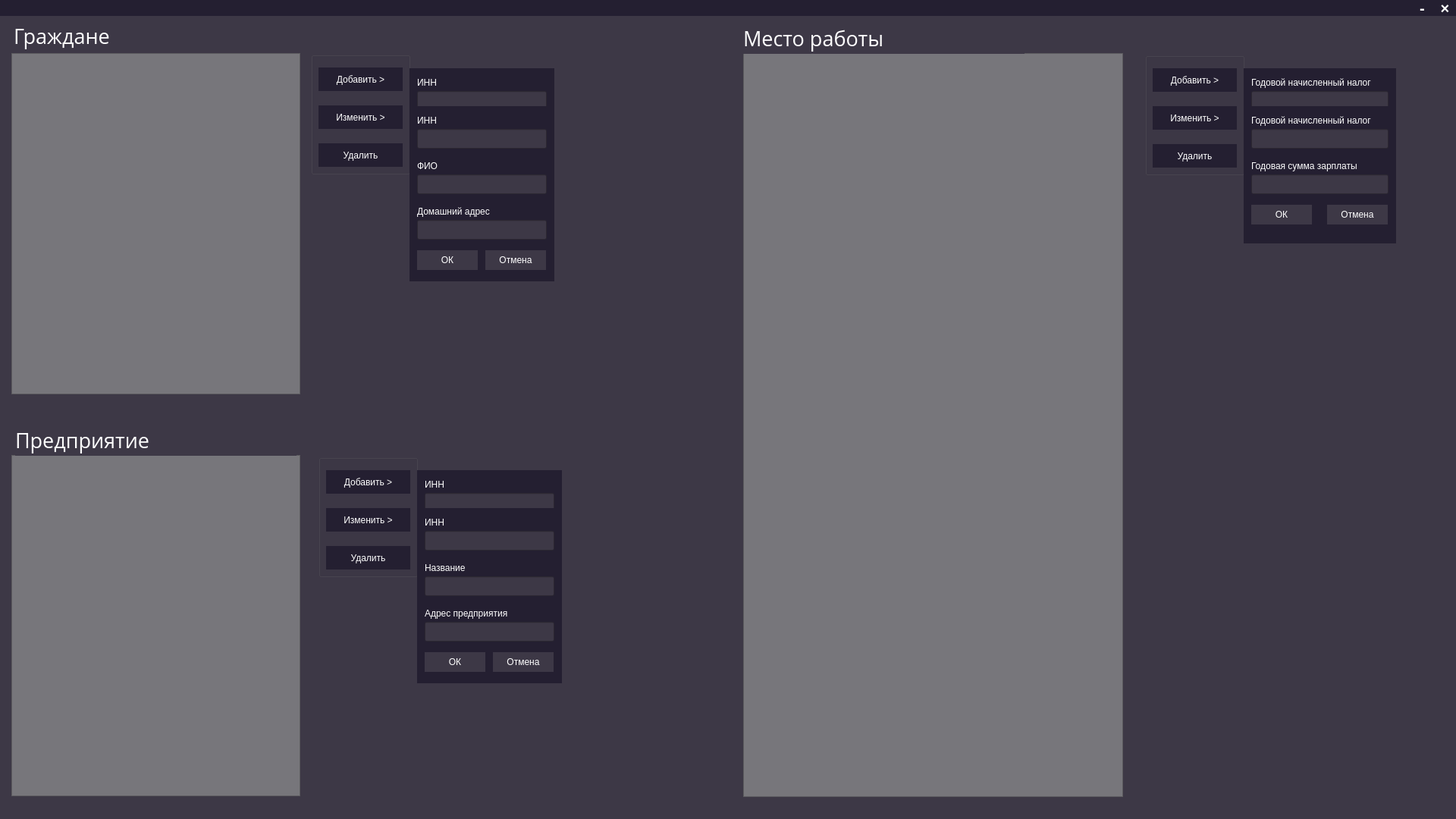
<?xml version="1.0" encoding="UTF-8"?>
<ui version="4.0">
 <class>MainWindow</class>
 <widget class="QMainWindow" name="MainWindow">
  <property name="geometry">
   <rect>
    <x>0</x>
    <y>0</y>
    <width>1920</width>
    <height>1080</height>
   </rect>
  </property>
  <property name="font">
   <font>
    <family>Open Sans</family>
   </font>
  </property>
  <property name="windowTitle">
   <string>MainWindow</string>
  </property>
  <property name="styleSheet">
   <string notr="true">
	background-color: rgb(61, 56, 70);
</string>
  </property>
  <widget class="QWidget" name="centralwidget">
   <widget class="QTableView" name="tableView">
    <property name="geometry">
     <rect>
      <x>15</x>
      <y>70</y>
      <width>381</width>
      <height>450</height>
     </rect>
    </property>
    <property name="styleSheet">
     <string notr="true">background-color: rgb(119, 118, 123);</string>
    </property>
   </widget>
   <widget class="QTableView" name="tableView_2">
    <property name="geometry">
     <rect>
      <x>15</x>
      <y>600</y>
      <width>381</width>
      <height>450</height>
     </rect>
    </property>
    <property name="styleSheet">
     <string notr="true">background-color: rgb(119, 118, 123);</string>
    </property>
   </widget>
   <widget class="QTableView" name="tableView_3">
    <property name="geometry">
     <rect>
      <x>980</x>
      <y>70</y>
      <width>501</width>
      <height>981</height>
     </rect>
    </property>
    <property name="styleSheet">
     <string notr="true">background-color: rgb(119, 118, 123);</string>
    </property>
   </widget>
   <widget class="QLabel" name="label">
    <property name="geometry">
     <rect>
      <x>0</x>
      <y>0</y>
      <width>1921</width>
      <height>21</height>
     </rect>
    </property>
    <property name="styleSheet">
     <string notr="true">background-color: rgb(36, 31, 49);</string>
    </property>
    <property name="text">
     <string/>
    </property>
   </widget>
   <widget class="QPushButton" name="close_btn">
    <property name="geometry">
     <rect>
      <x>1890</x>
      <y>0</y>
      <width>31</width>
      <height>21</height>
     </rect>
    </property>
    <property name="font">
     <font>
      <pointsize>15</pointsize>
      <weight>75</weight>
      <bold>true</bold>
     </font>
    </property>
    <property name="styleSheet">
     <string notr="true">QPushButton{
	background-color: rgba(255, 255, 255, 0);
	border: none;
	color: white;
}
QPushButton::hover{
	background-color: rgb(119, 118, 123);
}</string>
    </property>
    <property name="text">
     <string>×</string>
    </property>
   </widget>
   <widget class="QPushButton" name="minimize_btn">
    <property name="geometry">
     <rect>
      <x>1860</x>
      <y>0</y>
      <width>31</width>
      <height>21</height>
     </rect>
    </property>
    <property name="font">
     <font>
      <pointsize>15</pointsize>
      <weight>75</weight>
      <bold>true</bold>
     </font>
    </property>
    <property name="styleSheet">
     <string notr="true">QPushButton{
	background-color: rgba(255, 255, 255, 0);
	border: none;
	color: white;
}
QPushButton::hover{
	background-color: rgb(119, 118, 123);
}</string>
    </property>
    <property name="text">
     <string>-</string>
    </property>
   </widget>
   <widget class="QLabel" name="label_2">
    <property name="geometry">
     <rect>
      <x>18</x>
      <y>27</y>
      <width>371</width>
      <height>41</height>
     </rect>
    </property>
    <property name="font">
     <font>
      <family>Open Sans</family>
      <pointsize>20</pointsize>
     </font>
    </property>
    <property name="styleSheet">
     <string notr="true">color: rgb(255, 255, 255);</string>
    </property>
    <property name="text">
     <string>Граждане</string>
    </property>
   </widget>
   <widget class="QLabel" name="label_3">
    <property name="geometry">
     <rect>
      <x>980</x>
      <y>30</y>
      <width>371</width>
      <height>41</height>
     </rect>
    </property>
    <property name="font">
     <font>
      <family>Open Sans</family>
      <pointsize>20</pointsize>
     </font>
    </property>
    <property name="styleSheet">
     <string notr="true">color: rgb(255, 255, 255);</string>
    </property>
    <property name="text">
     <string>Место работы</string>
    </property>
   </widget>
   <widget class="QLabel" name="label_4">
    <property name="geometry">
     <rect>
      <x>20</x>
      <y>560</y>
      <width>371</width>
      <height>41</height>
     </rect>
    </property>
    <property name="font">
     <font>
      <family>Open Sans</family>
      <pointsize>20</pointsize>
     </font>
    </property>
    <property name="styleSheet">
     <string notr="true">color: rgb(255, 255, 255);</string>
    </property>
    <property name="text">
     <string>Предприятие</string>
    </property>
   </widget>
   <widget class="QLabel" name="label_5">
    <property name="geometry">
     <rect>
      <x>150</x>
      <y>27</y>
      <width>41</width>
      <height>41</height>
     </rect>
    </property>
    <property name="styleSheet">
     <string notr="true">image: url(images/citizen); </string>
    </property>
    <property name="text">
     <string/>
    </property>
   </widget>
   <widget class="QLabel" name="label_6">
    <property name="geometry">
     <rect>
      <x>1170</x>
      <y>30</y>
      <width>41</width>
      <height>41</height>
     </rect>
    </property>
    <property name="styleSheet">
     <string notr="true">image: url(images/work); </string>
    </property>
    <property name="text">
     <string/>
    </property>
   </widget>
   <widget class="QLabel" name="label_7">
    <property name="geometry">
     <rect>
      <x>200</x>
      <y>560</y>
      <width>41</width>
      <height>41</height>
     </rect>
    </property>
    <property name="styleSheet">
     <string notr="true">image: url(images/company); </string>
    </property>
    <property name="text">
     <string/>
    </property>
   </widget>
   <widget class="QGroupBox" name="groupBox">
    <property name="geometry">
     <rect>
      <x>410</x>
      <y>69</y>
      <width>131</width>
      <height>161</height>
     </rect>
    </property>
    <property name="title">
     <string/>
    </property>
    <widget class="QPushButton" name="add">
     <property name="geometry">
      <rect>
       <x>10</x>
       <y>20</y>
       <width>111</width>
       <height>31</height>
      </rect>
     </property>
     <property name="cursor">
      <cursorShape>PointingHandCursor</cursorShape>
     </property>
     <property name="styleSheet">
      <string notr="true">QPushButton{
	
	background-color: rgb(36, 31, 49);
	border: none;
	color: white;
}
QPushButton::hover{
	background-color: rgb(119, 118, 123);
}</string>
     </property>
     <property name="text">
      <string>Добавить &gt;</string>
     </property>
    </widget>
    <widget class="QPushButton" name="change">
     <property name="geometry">
      <rect>
       <x>10</x>
       <y>70</y>
       <width>111</width>
       <height>31</height>
      </rect>
     </property>
     <property name="cursor">
      <cursorShape>PointingHandCursor</cursorShape>
     </property>
     <property name="styleSheet">
      <string notr="true">QPushButton{
	
	background-color: rgb(36, 31, 49);
	border: none;
	color: white;
}
QPushButton::hover{
	background-color: rgb(119, 118, 123);
}</string>
     </property>
     <property name="text">
      <string>Изменить &gt;</string>
     </property>
    </widget>
    <widget class="QPushButton" name="delete_2">
     <property name="geometry">
      <rect>
       <x>10</x>
       <y>120</y>
       <width>111</width>
       <height>31</height>
      </rect>
     </property>
     <property name="cursor">
      <cursorShape>PointingHandCursor</cursorShape>
     </property>
     <property name="styleSheet">
      <string notr="true">QPushButton{
	
	background-color: rgb(36, 31, 49);
	border: none;
	color: white;
}
QPushButton::hover{
	background-color: rgb(119, 118, 123);
}</string>
     </property>
     <property name="text">
      <string>Удалить</string>
     </property>
    </widget>
   </widget>
   <widget class="QGroupBox" name="groupBox_2">
    <property name="geometry">
     <rect>
      <x>420</x>
      <y>600</y>
      <width>131</width>
      <height>161</height>
     </rect>
    </property>
    <property name="title">
     <string/>
    </property>
    <widget class="QPushButton" name="add_2">
     <property name="geometry">
      <rect>
       <x>10</x>
       <y>20</y>
       <width>111</width>
       <height>31</height>
      </rect>
     </property>
     <property name="styleSheet">
      <string notr="true">QPushButton{
	
	background-color: rgb(36, 31, 49);
	border: none;
	color: white;
}
QPushButton::hover{
	background-color: rgb(119, 118, 123);
}</string>
     </property>
     <property name="text">
      <string>Добавить &gt;</string>
     </property>
    </widget>
    <widget class="QPushButton" name="change_2">
     <property name="geometry">
      <rect>
       <x>10</x>
       <y>70</y>
       <width>111</width>
       <height>31</height>
      </rect>
     </property>
     <property name="styleSheet">
      <string notr="true">QPushButton{
	
	background-color: rgb(36, 31, 49);
	border: none;
	color: white;
}
QPushButton::hover{
	background-color: rgb(119, 118, 123);
}</string>
     </property>
     <property name="text">
      <string>Изменить &gt;</string>
     </property>
    </widget>
    <widget class="QPushButton" name="delete_3">
     <property name="geometry">
      <rect>
       <x>10</x>
       <y>120</y>
       <width>111</width>
       <height>31</height>
      </rect>
     </property>
     <property name="styleSheet">
      <string notr="true">QPushButton{
	
	background-color: rgb(36, 31, 49);
	border: none;
	color: white;
}
QPushButton::hover{
	background-color: rgb(119, 118, 123);
}</string>
     </property>
     <property name="text">
      <string>Удалить</string>
     </property>
    </widget>
   </widget>
   <widget class="QGroupBox" name="groupBox_3">
    <property name="geometry">
     <rect>
      <x>1510</x>
      <y>70</y>
      <width>131</width>
      <height>161</height>
     </rect>
    </property>
    <property name="title">
     <string/>
    </property>
    <widget class="QPushButton" name="add_3">
     <property name="geometry">
      <rect>
       <x>10</x>
       <y>20</y>
       <width>111</width>
       <height>31</height>
      </rect>
     </property>
     <property name="styleSheet">
      <string notr="true">QPushButton{
	
	background-color: rgb(36, 31, 49);
	border: none;
	color: white;
}
QPushButton::hover{
	background-color: rgb(119, 118, 123);
}</string>
     </property>
     <property name="text">
      <string>Добавить &gt;</string>
     </property>
    </widget>
    <widget class="QPushButton" name="change_3">
     <property name="geometry">
      <rect>
       <x>10</x>
       <y>70</y>
       <width>111</width>
       <height>31</height>
      </rect>
     </property>
     <property name="styleSheet">
      <string notr="true">QPushButton{
	
	background-color: rgb(36, 31, 49);
	border: none;
	color: white;
}
QPushButton::hover{
	background-color: rgb(119, 118, 123);
}</string>
     </property>
     <property name="text">
      <string>Изменить &gt;</string>
     </property>
    </widget>
    <widget class="QPushButton" name="delete_4">
     <property name="geometry">
      <rect>
       <x>10</x>
       <y>120</y>
       <width>111</width>
       <height>31</height>
      </rect>
     </property>
     <property name="styleSheet">
      <string notr="true">QPushButton{
	
	background-color: rgb(36, 31, 49);
	border: none;
	color: white;
}
QPushButton::hover{
	background-color: rgb(119, 118, 123);
}</string>
     </property>
     <property name="text">
      <string>Удалить</string>
     </property>
    </widget>
   </widget>
   <widget class="QGroupBox" name="groupBox_create">
    <property name="geometry">
     <rect>
      <x>540</x>
      <y>90</y>
      <width>191</width>
      <height>231</height>
     </rect>
    </property>
    <property name="styleSheet">
     <string notr="true">QGroupBox{
	background-color: rgb(36, 31, 49);
	border: none;
}</string>
    </property>
    <property name="title">
     <string/>
    </property>
    <widget class="QLineEdit" name="inn_line">
     <property name="geometry">
      <rect>
       <x>10</x>
       <y>30</y>
       <width>171</width>
       <height>26</height>
      </rect>
     </property>
     <property name="styleSheet">
      <string notr="true">color: rgb(255, 255, 255);</string>
     </property>
    </widget>
    <widget class="QLineEdit" name="fio_line">
     <property name="geometry">
      <rect>
       <x>10</x>
       <y>90</y>
       <width>171</width>
       <height>26</height>
      </rect>
     </property>
     <property name="styleSheet">
      <string notr="true">color: rgb(255, 255, 255);</string>
     </property>
    </widget>
    <widget class="QLineEdit" name="address_line">
     <property name="geometry">
      <rect>
       <x>10</x>
       <y>150</y>
       <width>171</width>
       <height>26</height>
      </rect>
     </property>
     <property name="styleSheet">
      <string notr="true">color: rgb(255, 255, 255);</string>
     </property>
    </widget>
    <widget class="QPushButton" name="ok">
     <property name="geometry">
      <rect>
       <x>10</x>
       <y>190</y>
       <width>80</width>
       <height>26</height>
      </rect>
     </property>
     <property name="styleSheet">
      <string notr="true">QPushButton{
	
	
	
	
	background-color: rgb(61, 56, 70);
	border: none;
	color: white;
}
QPushButton::hover{
	background-color: rgb(119, 118, 123);
}</string>
     </property>
     <property name="text">
      <string>ОК</string>
     </property>
    </widget>
    <widget class="QPushButton" name="cancel">
     <property name="geometry">
      <rect>
       <x>100</x>
       <y>190</y>
       <width>80</width>
       <height>26</height>
      </rect>
     </property>
     <property name="styleSheet">
      <string notr="true">QPushButton{
	
	
	
	
	background-color: rgb(61, 56, 70);
	border: none;
	color: white;
}
QPushButton::hover{
	background-color: rgb(119, 118, 123);
}</string>
     </property>
     <property name="text">
      <string>Отмена</string>
     </property>
    </widget>
    <widget class="QLabel" name="label_8">
     <property name="geometry">
      <rect>
       <x>10</x>
       <y>10</y>
       <width>59</width>
       <height>18</height>
      </rect>
     </property>
     <property name="styleSheet">
      <string notr="true">color: rgb(255, 255, 255);
background-color: rgba(255, 255, 255, 0);</string>
     </property>
     <property name="text">
      <string>ИНН</string>
     </property>
    </widget>
    <widget class="QLabel" name="label_9">
     <property name="geometry">
      <rect>
       <x>10</x>
       <y>70</y>
       <width>59</width>
       <height>18</height>
      </rect>
     </property>
     <property name="styleSheet">
      <string notr="true">color: rgb(255, 255, 255);
background-color: rgba(255, 255, 255, 0);</string>
     </property>
     <property name="text">
      <string>ФИО</string>
     </property>
    </widget>
    <widget class="QLabel" name="label_10">
     <property name="geometry">
      <rect>
       <x>10</x>
       <y>130</y>
       <width>111</width>
       <height>18</height>
      </rect>
     </property>
     <property name="styleSheet">
      <string notr="true">color: rgb(255, 255, 255);
background-color: rgba(255, 255, 255, 0);</string>
     </property>
     <property name="text">
      <string>Домашний адрес</string>
     </property>
    </widget>
   </widget>
   <widget class="QGroupBox" name="groupBox_change">
    <property name="geometry">
     <rect>
      <x>540</x>
      <y>140</y>
      <width>191</width>
      <height>231</height>
     </rect>
    </property>
    <property name="styleSheet">
     <string notr="true">QGroupBox{
	background-color: rgb(36, 31, 49);
	border: none;
}
QLabel{
	
	background-color: rgba(255, 255, 255, 0);
}
QPushButton{
	
	background-color: rgb(61, 56, 70);
}</string>
    </property>
    <property name="title">
     <string/>
    </property>
    <widget class="QLineEdit" name="inn_line_change">
     <property name="geometry">
      <rect>
       <x>10</x>
       <y>30</y>
       <width>171</width>
       <height>26</height>
      </rect>
     </property>
     <property name="styleSheet">
      <string notr="true">color: rgb(255, 255, 255);</string>
     </property>
    </widget>
    <widget class="QLineEdit" name="fio_line_change">
     <property name="geometry">
      <rect>
       <x>10</x>
       <y>90</y>
       <width>171</width>
       <height>26</height>
      </rect>
     </property>
     <property name="styleSheet">
      <string notr="true">color: rgb(255, 255, 255);</string>
     </property>
    </widget>
    <widget class="QLineEdit" name="address_line_change">
     <property name="geometry">
      <rect>
       <x>10</x>
       <y>150</y>
       <width>171</width>
       <height>26</height>
      </rect>
     </property>
     <property name="styleSheet">
      <string notr="true">color: rgb(255, 255, 255);</string>
     </property>
    </widget>
    <widget class="QPushButton" name="ok_change">
     <property name="geometry">
      <rect>
       <x>10</x>
       <y>190</y>
       <width>80</width>
       <height>26</height>
      </rect>
     </property>
     <property name="styleSheet">
      <string notr="true">QPushButton{
	
	
	background-color: rgb(61, 56, 70);
	border: none;
	color: white;
}
QPushButton::hover{
	background-color: rgb(119, 118, 123);
}</string>
     </property>
     <property name="text">
      <string>ОК</string>
     </property>
    </widget>
    <widget class="QPushButton" name="cancel_change">
     <property name="geometry">
      <rect>
       <x>100</x>
       <y>190</y>
       <width>80</width>
       <height>26</height>
      </rect>
     </property>
     <property name="styleSheet">
      <string notr="true">QPushButton{
	
	
	background-color: rgb(61, 56, 70);
	border: none;
	color: white;
}
QPushButton::hover{
	background-color: rgb(119, 118, 123);
}</string>
     </property>
     <property name="text">
      <string>Отмена</string>
     </property>
    </widget>
    <widget class="QLabel" name="label_17">
     <property name="geometry">
      <rect>
       <x>10</x>
       <y>10</y>
       <width>59</width>
       <height>18</height>
      </rect>
     </property>
     <property name="styleSheet">
      <string notr="true">color: rgb(255, 255, 255);</string>
     </property>
     <property name="text">
      <string>ИНН</string>
     </property>
    </widget>
    <widget class="QLabel" name="label_18">
     <property name="geometry">
      <rect>
       <x>10</x>
       <y>70</y>
       <width>59</width>
       <height>18</height>
      </rect>
     </property>
     <property name="styleSheet">
      <string notr="true">color: rgb(255, 255, 255);</string>
     </property>
     <property name="text">
      <string>ФИО</string>
     </property>
    </widget>
    <widget class="QLabel" name="label_19">
     <property name="geometry">
      <rect>
       <x>10</x>
       <y>130</y>
       <width>111</width>
       <height>18</height>
      </rect>
     </property>
     <property name="styleSheet">
      <string notr="true">color: rgb(255, 255, 255);</string>
     </property>
     <property name="text">
      <string>Домашний адрес</string>
     </property>
    </widget>
   </widget>
   <widget class="QGroupBox" name="groupBox_create_2">
    <property name="geometry">
     <rect>
      <x>550</x>
      <y>620</y>
      <width>191</width>
      <height>231</height>
     </rect>
    </property>
    <property name="styleSheet">
     <string notr="true">QGroupBox{
	background-color: rgb(36, 31, 49);
	border: none;
}
QLabel{
	
	background-color: rgba(255, 255, 255, 0);
}
QPushButton{
	
	background-color: rgb(61, 56, 70);
}</string>
    </property>
    <property name="title">
     <string/>
    </property>
    <widget class="QLineEdit" name="inn_company_line">
     <property name="geometry">
      <rect>
       <x>10</x>
       <y>30</y>
       <width>171</width>
       <height>26</height>
      </rect>
     </property>
     <property name="styleSheet">
      <string notr="true">color: rgb(255, 255, 255);</string>
     </property>
    </widget>
    <widget class="QLineEdit" name="name_company">
     <property name="geometry">
      <rect>
       <x>10</x>
       <y>90</y>
       <width>171</width>
       <height>26</height>
      </rect>
     </property>
     <property name="styleSheet">
      <string notr="true">color: rgb(255, 255, 255);</string>
     </property>
    </widget>
    <widget class="QLineEdit" name="address_company">
     <property name="geometry">
      <rect>
       <x>10</x>
       <y>150</y>
       <width>171</width>
       <height>26</height>
      </rect>
     </property>
     <property name="styleSheet">
      <string notr="true">color: rgb(255, 255, 255);</string>
     </property>
    </widget>
    <widget class="QPushButton" name="ok_2">
     <property name="geometry">
      <rect>
       <x>10</x>
       <y>190</y>
       <width>80</width>
       <height>26</height>
      </rect>
     </property>
     <property name="styleSheet">
      <string notr="true">QPushButton{
	

	border: none;
	color: white;
}
QPushButton::hover{
	background-color: rgb(119, 118, 123);
}</string>
     </property>
     <property name="text">
      <string>ОК</string>
     </property>
    </widget>
    <widget class="QPushButton" name="cancel_2">
     <property name="geometry">
      <rect>
       <x>100</x>
       <y>190</y>
       <width>80</width>
       <height>26</height>
      </rect>
     </property>
     <property name="styleSheet">
      <string notr="true">QPushButton{
	

	border: none;
	color: white;
}
QPushButton::hover{
	background-color: rgb(119, 118, 123);
}</string>
     </property>
     <property name="text">
      <string>Отмена</string>
     </property>
    </widget>
    <widget class="QLabel" name="label_20">
     <property name="geometry">
      <rect>
       <x>10</x>
       <y>10</y>
       <width>59</width>
       <height>18</height>
      </rect>
     </property>
     <property name="styleSheet">
      <string notr="true">color: rgb(255, 255, 255);</string>
     </property>
     <property name="text">
      <string>ИНН</string>
     </property>
    </widget>
    <widget class="QLabel" name="label_21">
     <property name="geometry">
      <rect>
       <x>10</x>
       <y>70</y>
       <width>71</width>
       <height>18</height>
      </rect>
     </property>
     <property name="styleSheet">
      <string notr="true">color: rgb(255, 255, 255);</string>
     </property>
     <property name="text">
      <string>Название</string>
     </property>
    </widget>
    <widget class="QLabel" name="label_22">
     <property name="geometry">
      <rect>
       <x>10</x>
       <y>130</y>
       <width>131</width>
       <height>18</height>
      </rect>
     </property>
     <property name="styleSheet">
      <string notr="true">color: rgb(255, 255, 255);</string>
     </property>
     <property name="text">
      <string>Адрес предприятия</string>
     </property>
    </widget>
   </widget>
   <widget class="QGroupBox" name="groupBox_change_2">
    <property name="geometry">
     <rect>
      <x>550</x>
      <y>670</y>
      <width>191</width>
      <height>231</height>
     </rect>
    </property>
    <property name="styleSheet">
     <string notr="true">QGroupBox{
	background-color: rgb(36, 31, 49);
	border: none;
}
QLabel{
	
	background-color: rgba(255, 255, 255, 0);
}
QPushButton{
	
	background-color: rgb(61, 56, 70);
}</string>
    </property>
    <property name="title">
     <string/>
    </property>
    <widget class="QLineEdit" name="inn_company_line_change">
     <property name="geometry">
      <rect>
       <x>10</x>
       <y>30</y>
       <width>171</width>
       <height>26</height>
      </rect>
     </property>
     <property name="styleSheet">
      <string notr="true">color: rgb(255, 255, 255);</string>
     </property>
    </widget>
    <widget class="QLineEdit" name="name_company_change">
     <property name="geometry">
      <rect>
       <x>10</x>
       <y>90</y>
       <width>171</width>
       <height>26</height>
      </rect>
     </property>
     <property name="styleSheet">
      <string notr="true">color: rgb(255, 255, 255);</string>
     </property>
    </widget>
    <widget class="QLineEdit" name="address_company_change">
     <property name="geometry">
      <rect>
       <x>10</x>
       <y>150</y>
       <width>171</width>
       <height>26</height>
      </rect>
     </property>
     <property name="styleSheet">
      <string notr="true">color: rgb(255, 255, 255);</string>
     </property>
    </widget>
    <widget class="QPushButton" name="ok_change_2">
     <property name="geometry">
      <rect>
       <x>10</x>
       <y>190</y>
       <width>80</width>
       <height>26</height>
      </rect>
     </property>
     <property name="styleSheet">
      <string notr="true">QPushButton{
	

	border: none;
	color: white;
}
QPushButton::hover{
	background-color: rgb(119, 118, 123);
}</string>
     </property>
     <property name="text">
      <string>ОК</string>
     </property>
    </widget>
    <widget class="QPushButton" name="cancel_change_2">
     <property name="geometry">
      <rect>
       <x>100</x>
       <y>190</y>
       <width>80</width>
       <height>26</height>
      </rect>
     </property>
     <property name="styleSheet">
      <string notr="true">QPushButton{
	

	border: none;
	color: white;
}
QPushButton::hover{
	background-color: rgb(119, 118, 123);
}</string>
     </property>
     <property name="text">
      <string>Отмена</string>
     </property>
    </widget>
    <widget class="QLabel" name="label_23">
     <property name="geometry">
      <rect>
       <x>10</x>
       <y>10</y>
       <width>59</width>
       <height>18</height>
      </rect>
     </property>
     <property name="styleSheet">
      <string notr="true">color: rgb(255, 255, 255);</string>
     </property>
     <property name="text">
      <string>ИНН</string>
     </property>
    </widget>
    <widget class="QLabel" name="label_24">
     <property name="geometry">
      <rect>
       <x>10</x>
       <y>70</y>
       <width>71</width>
       <height>18</height>
      </rect>
     </property>
     <property name="styleSheet">
      <string notr="true">color: rgb(255, 255, 255);</string>
     </property>
     <property name="text">
      <string>Название</string>
     </property>
    </widget>
    <widget class="QLabel" name="label_25">
     <property name="geometry">
      <rect>
       <x>10</x>
       <y>130</y>
       <width>131</width>
       <height>18</height>
      </rect>
     </property>
     <property name="styleSheet">
      <string notr="true">color: rgb(255, 255, 255);</string>
     </property>
     <property name="text">
      <string>Адрес предприятия</string>
     </property>
    </widget>
   </widget>
   <widget class="QGroupBox" name="groupBox_create_3">
    <property name="geometry">
     <rect>
      <x>1640</x>
      <y>90</y>
      <width>201</width>
      <height>181</height>
     </rect>
    </property>
    <property name="styleSheet">
     <string notr="true">QGroupBox{
	background-color: rgb(36, 31, 49);
	border: none;
}
QLabel{
	
	background-color: rgba(255, 255, 255, 0);
}
QPushButton{
	
	background-color: rgb(61, 56, 70);
}</string>
    </property>
    <property name="title">
     <string/>
    </property>
    <widget class="QLineEdit" name="year_tax">
     <property name="geometry">
      <rect>
       <x>10</x>
       <y>30</y>
       <width>181</width>
       <height>26</height>
      </rect>
     </property>
     <property name="styleSheet">
      <string notr="true">color: rgb(255, 255, 255);</string>
     </property>
    </widget>
    <widget class="QLineEdit" name="year_quta">
     <property name="geometry">
      <rect>
       <x>10</x>
       <y>90</y>
       <width>181</width>
       <height>26</height>
      </rect>
     </property>
     <property name="styleSheet">
      <string notr="true">color: rgb(255, 255, 255);</string>
     </property>
    </widget>
    <widget class="QPushButton" name="ok_3">
     <property name="geometry">
      <rect>
       <x>10</x>
       <y>130</y>
       <width>80</width>
       <height>26</height>
      </rect>
     </property>
     <property name="styleSheet">
      <string notr="true">QPushButton{
	border: none;
	color: white;
}
QPushButton::hover{
	background-color: rgb(119, 118, 123);
}</string>
     </property>
     <property name="text">
      <string>ОК</string>
     </property>
    </widget>
    <widget class="QPushButton" name="cancel_3">
     <property name="geometry">
      <rect>
       <x>110</x>
       <y>130</y>
       <width>80</width>
       <height>26</height>
      </rect>
     </property>
     <property name="styleSheet">
      <string notr="true">QPushButton{

	border: none;
	color: white;
}
QPushButton::hover{
	background-color: rgb(119, 118, 123);
}</string>
     </property>
     <property name="text">
      <string>Отмена</string>
     </property>
    </widget>
    <widget class="QLabel" name="label_26">
     <property name="geometry">
      <rect>
       <x>10</x>
       <y>10</y>
       <width>191</width>
       <height>18</height>
      </rect>
     </property>
     <property name="styleSheet">
      <string notr="true">color: rgb(255, 255, 255);</string>
     </property>
     <property name="text">
      <string>Годовой начисленный налог</string>
     </property>
    </widget>
    <widget class="QLabel" name="label_27">
     <property name="geometry">
      <rect>
       <x>10</x>
       <y>70</y>
       <width>171</width>
       <height>18</height>
      </rect>
     </property>
     <property name="styleSheet">
      <string notr="true">color: rgb(255, 255, 255);</string>
     </property>
     <property name="text">
      <string>Годовая сумма зарплаты</string>
     </property>
    </widget>
   </widget>
   <widget class="QGroupBox" name="groupBox_change_3">
    <property name="geometry">
     <rect>
      <x>1640</x>
      <y>140</y>
      <width>201</width>
      <height>181</height>
     </rect>
    </property>
    <property name="styleSheet">
     <string notr="true">QGroupBox{
	background-color: rgb(36, 31, 49);
	border: none;
}
QLabel{
	
	background-color: rgba(255, 255, 255, 0);
}
QPushButton{
	
	background-color: rgb(61, 56, 70);
}</string>
    </property>
    <property name="title">
     <string/>
    </property>
    <widget class="QLineEdit" name="year_tax_change">
     <property name="geometry">
      <rect>
       <x>10</x>
       <y>30</y>
       <width>181</width>
       <height>26</height>
      </rect>
     </property>
     <property name="styleSheet">
      <string notr="true">color: rgb(255, 255, 255);</string>
     </property>
    </widget>
    <widget class="QLineEdit" name="year_quta_change">
     <property name="geometry">
      <rect>
       <x>10</x>
       <y>90</y>
       <width>181</width>
       <height>26</height>
      </rect>
     </property>
     <property name="styleSheet">
      <string notr="true">color: rgb(255, 255, 255);</string>
     </property>
    </widget>
    <widget class="QPushButton" name="ok_change_3">
     <property name="geometry">
      <rect>
       <x>10</x>
       <y>130</y>
       <width>80</width>
       <height>26</height>
      </rect>
     </property>
     <property name="styleSheet">
      <string notr="true">QPushButton{
	border: none;
	color: white;
}
QPushButton::hover{
	background-color: rgb(119, 118, 123);
}</string>
     </property>
     <property name="text">
      <string>ОК</string>
     </property>
    </widget>
    <widget class="QPushButton" name="cancel_change_3">
     <property name="geometry">
      <rect>
       <x>110</x>
       <y>130</y>
       <width>80</width>
       <height>26</height>
      </rect>
     </property>
     <property name="styleSheet">
      <string notr="true">QPushButton{

	border: none;
	color: white;
}
QPushButton::hover{
	background-color: rgb(119, 118, 123);
}</string>
     </property>
     <property name="text">
      <string>Отмена</string>
     </property>
    </widget>
    <widget class="QLabel" name="label_28">
     <property name="geometry">
      <rect>
       <x>10</x>
       <y>10</y>
       <width>191</width>
       <height>18</height>
      </rect>
     </property>
     <property name="styleSheet">
      <string notr="true">color: rgb(255, 255, 255);</string>
     </property>
     <property name="text">
      <string>Годовой начисленный налог</string>
     </property>
    </widget>
    <widget class="QLabel" name="label_29">
     <property name="geometry">
      <rect>
       <x>10</x>
       <y>70</y>
       <width>171</width>
       <height>18</height>
      </rect>
     </property>
     <property name="styleSheet">
      <string notr="true">color: rgb(255, 255, 255);</string>
     </property>
     <property name="text">
      <string>Годовая сумма зарплаты</string>
     </property>
    </widget>
   </widget>
  </widget>
 </widget>
 <resources/>
 <connections/>
</ui>
